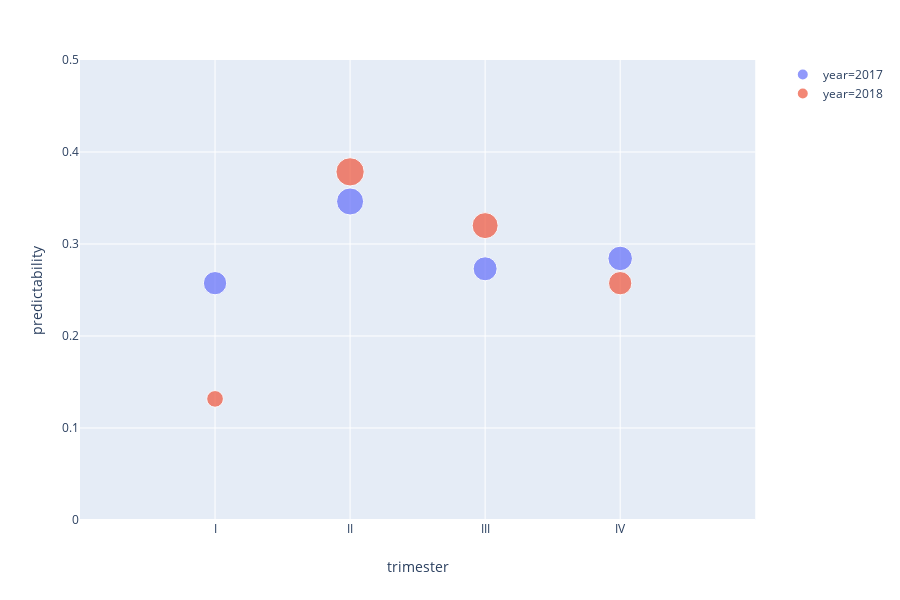

The notebook cell this image was saved under:
### Code cell
df_localidad = df_prediction[df_prediction["localidad"] == "LOS MARTIRES"]
fig = px.scatter(df_localidad, x="trimester", y="predictability",color="year",size="predictability")
fig.update_xaxes(range=[-1, 4])
fig.update_yaxes(range=[0, 0.5])
fig.show()

### Figure 1 — Plotly figure (JSON) as saved in the notebook; plotly's stock layout.template omitted (floating-point values rounded to 4 significant figures)
{"data": [{"hoverlabel": {"namelength": 0}, "hovertemplate": "year=2017<br>trimester=%{x}<br>predictability=%{marker.size}", "legendgroup": "year=2017", "marker": {"color": "#636efa", "size": [0.2574, 0.3462, 0.273, 0.2843], "sizemode": "area", "sizeref": 0.000946, "symbol": "circle"}, "mode": "markers", "name": "year=2017", "showlegend": true, "type": "scatter", "x": ["I", "II", "III", "IV"], "xaxis": "x", "y": [0.2574, 0.3462, 0.273, 0.2843], "yaxis": "y"}, {"hoverlabel": {"namelength": 0}, "hovertemplate": "year=2018<br>trimester=%{x}<br>predictability=%{marker.size}", "legendgroup": "year=2018", "marker": {"color": "#EF553B", "size": [0.1316, 0.3784, 0.32, 0.2574], "sizemode": "area", "sizeref": 0.000946, "symbol": "circle"}, "mode": "markers", "name": "year=2018", "showlegend": true, "type": "scatter", "x": ["I", "II", "III", "IV"], "xaxis": "x", "y": [0.1316, 0.3784, 0.32, 0.2574], "yaxis": "y"}], "layout": {"height": 600, "legend": {"itemsizing": "constant", "tracegroupgap": 0}, "margin": {"t": 60}, "xaxis": {"anchor": "y", "domain": [0, 0.98], "range": [-1, 4], "title": {"text": "trimester"}}, "yaxis": {"anchor": "x", "domain": [0, 1], "range": [0, 0.5], "title": {"text": "predictability"}}}}
